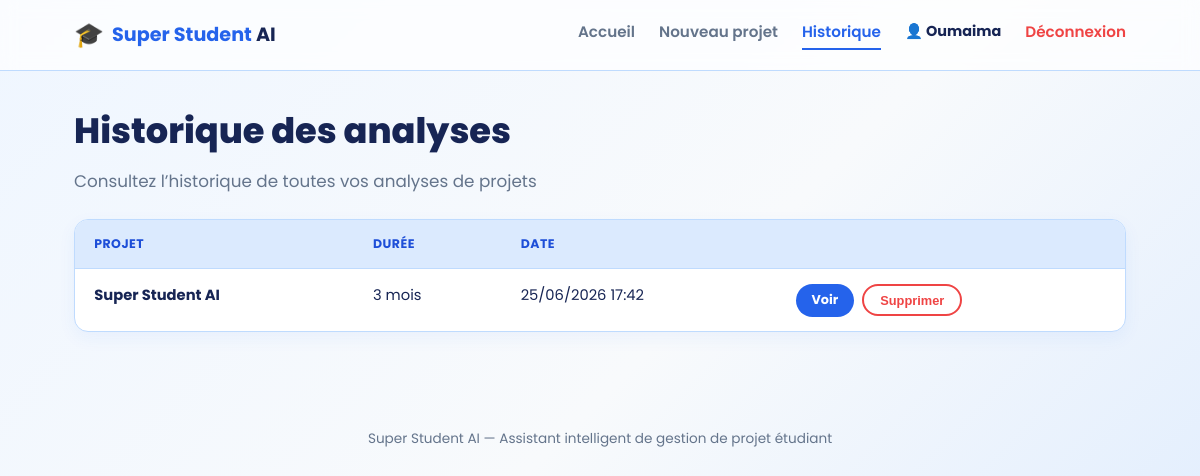
/historique (signed in), run on the app's committed database.
### tables this page shows
CREATE TABLE projets (
            id INTEGER PRIMARY KEY AUTOINCREMENT,
            user_id INTEGER NOT NULL,
            nom_projet TEXT NOT NULL,
            description TEXT NOT NULL,
            duree TEXT,
            contraintes TEXT,
            resultat_json TEXT NOT NULL,
            date_creation TEXT NOT NULL,
            FOREIGN KEY (user_id) REFERENCES users(id)
        );

### app.py (the view)
@app.route("/historique")
@login_required
def historique():
    projets = get_all_projets(session["user_id"])
    return render_template("historique.html", projets=projets)

### app.py (called while the page is built)
def login_required(route):
    @wraps(route)
    def wrapper(*args, **kwargs):
        if "user_id" not in session:
            flash("Vous devez vous connecter pour accéder à cette page.", "warning")
            return redirect(url_for("login"))
        return route(*args, **kwargs)
    return wrapper

### database.py (called while the page is built)
def get_db():
    conn = sqlite3.connect(DB_PATH)
    conn.row_factory = sqlite3.Row
    return conn

def get_all_projets(user_id):
    conn = get_db()
    projets = conn.execute(
        "SELECT * FROM projets WHERE user_id = ? ORDER BY id DESC",
        (user_id,)
    ).fetchall()
    conn.close()
    return projets

### templates/historique.html (shortened to what this page needs)
{% extends "base.html" %}
{% block content %}
<section class="form-section">
    <h1>Historique des analyses</h1>
    <p class="subtitle">Consultez l’historique de toutes vos analyses de projets</p>
    {% if projets %}
    <div class="card table-card">
        <table class="data-table">
            <thead>
                <tr>
                    <th>Projet</th>
                    <th>Durée</th>
                    <th>Date</th>
                    <th></th>
                </tr>
            </thead>
            <tbody>
                {% for projet in projets %}
                <tr>
                    <td><strong>{{ projet['nom_projet'] }}</strong></td>
                    <td>{{ projet['duree'] or '—' }}</td>
                    <td>{{ projet['date_creation'] }}</td>
                    <td class="actions-cell">
                        <a href="{{ url_for('resultats', projet_id=projet['id']) }}" class="btn btn-small btn-primary">Voir</a>
                        <form method="POST" action="{{ url_for('supprimer_projet', projet_id=projet['id']) }}" onsubmit="return confirm('Supprimer ce projet de l\'historique ?');">
                            <button type="submit" class="btn btn-small btn-danger">Supprimer</button>
                        </form>
                    </td>
                </tr>
                {% endfor %}
            </tbody>
        </table>
    </div>
    {% else %}
    <div class="card empty-state">
        <p>Aucun projet analysé pour le moment.</p>
        <a href="{{ url_for('formulaire') }}" class="btn btn-primary">Analyser un projet</a>
    </div>
    {% endif %}
</section>
{% endblock %}

### templates/base.html (shortened to what this page needs)
<!DOCTYPE html>
<html lang="fr">
<head>
    <link rel="stylesheet" href="{{ url_for('static', filename='css/styles.css') }}">
</head>
<body>
    <header class="navbar">
        <div class="navbar-inner">
            <a href="{{ url_for('index') }}" class="logo">
                <span class="logo-icon">🎓</span>
                <span>Super Student <strong>AI</strong></span>
            </a>
            <nav class="nav-links">
    <a href="{{ url_for('index') }}" class="{{ 'active' if request.path == '/' else '' }}">Accueil</a>
    {% if session.get('user_id') %}
        <a href="{{ url_for('formulaire') }}" class="{{ 'active' if request.path == '/formulaire' else '' }}">Nouveau projet</a>
        <a href="{{ url_for('historique') }}" class="{{ 'active' if request.path == '/historique' else '' }}">Historique</a>
        <span class="nav-user">👤 {{ session.get('user_nom') }}</span>
        <a href="{{ url_for('logout') }}" class="logout-link">Déconnexion</a>
    {% else %}
        <a href="{{ url_for('login') }}" class="{{ 'active' if request.path == '/connexion' else '' }}">Connexion</a>
        <a href="{{ url_for('register') }}" class="{{ 'active' if request.path == '/inscription' else '' }}">Inscription</a>
    {% endif %}
</nav>
        </div>
    </header>
    <main class="container">
        {% block content %}{% endblock %}
    </main>
    <footer class="footer">
        <p>Super Student AI &mdash; Assistant intelligent de gestion de projet étudiant</p>
    </footer>
</body>
</html>

### static/css/styles.css (style rules this page uses)
:root { --primary: #2563EB; --primary-dark: #1D4ED8; --text-dark: #172554; --text-muted: #64748B; --bg-gradient-start: #EFF6FF; --bg-gradient-mid: #F8FAFC; --bg-gradient-end: #DBEAFE; --card-bg: #FFFFFF; --border-color: #BFDBFE; --success: #22C55E; --warning: #F59E0B; --danger: #EF4444; --radius: 14px; }
* { margin: 0; padding: 0; box-sizing: border-box; }
body { font-family: 'Poppins', 'Segoe UI', sans-serif; color: var(--text-dark); background: linear-gradient(135deg, var(--bg-gradient-start) 0%, var(--bg-gradient-mid) 50%, var(--bg-gradient-end) 100%); min-height: 100vh; line-height: 1.6; }
.navbar { background: rgba(255, 255, 255, 0.7); backdrop-filter: blur(8px); border-bottom: 1px solid var(--border-color); position: sticky; top: 0; z-index: 10; }
.navbar-inner { max-width: 1100px; margin: 0 auto; display: flex; align-items: center; justify-content: space-between; padding: 1rem 1.5rem; }
.logo { display: flex; align-items: center; gap: 0.5rem; font-size: 1.2rem; font-weight: 700; color: var(--primary); text-decoration: none; }
.logo strong { color: var(--text-dark); }
.logo-icon { font-size: 1.5rem; }
.nav-links { display: flex; gap: 1.5rem; }
.nav-links a { text-decoration: none; color: var(--text-muted); font-weight: 600; font-size: 0.95rem; padding-bottom: 0.25rem; border-bottom: 2px solid transparent; transition: all 0.2s ease; }
.nav-links a:hover, .nav-links a.active { color: var(--primary); border-bottom-color: var(--primary); }
.container { max-width: 1100px; margin: 0 auto; padding: 2rem 1.5rem 4rem; }
.footer { text-align: center; padding: 2rem 1rem; color: var(--text-muted); font-size: 0.85rem; }
.subtitle { color: var(--text-muted); font-size: 1.05rem; margin-bottom: 1.5rem; max-width: 480px; }
.btn { display: inline-flex; align-items: center; justify-content: center; gap: 0.5rem; padding: 0.75rem 1.6rem; border-radius: 999px; font-weight: 700; font-size: 0.95rem; text-decoration: none; border: none; cursor: pointer; transition: all 0.2s ease; }
.btn-primary { background: var(--primary); color: #fff; }
.btn-small { padding: 0.4rem 1rem; font-size: 0.8rem; }
.btn-danger { background: transparent; color: var(--danger); border: 2px solid var(--danger); }
.form-section h1 { font-size: 2.2rem; font-weight: 800; margin-bottom: 0.5rem; }
.card { background: var(--card-bg); border: 1px solid var(--border-color); border-radius: var(--radius); padding: 1.5rem; box-shadow: 0 6px 18px rgba(37, 99, 235, 0.06); }
.table-card { padding: 0; overflow-x: auto; }
.data-table { width: 100%; border-collapse: collapse; }
.data-table th, .data-table td { text-align: left; padding: 0.9rem 1.2rem; border-bottom: 1px solid var(--border-color); font-size: 0.92rem; vertical-align: top; }
.data-table th { background: #DBEAFE; color: var(--primary-dark); font-weight: 700; text-transform: uppercase; font-size: 0.78rem; letter-spacing: 0.04em; }
.data-table tr:last-child td { border-bottom: none; }
.actions-cell { display: flex; gap: 0.5rem; align-items: center; }
.actions-cell form { display: inline; }
.nav-user { color: var(--text-dark); font-weight: 700; font-size: 0.9rem; }
.logout-link { color: var(--danger) !important; }

### data on the page
projets: nom_projet "Super Student AI", duree "3 mois", date_creation "25/06/2026 17:42"

### other printed values
{{ session.get('user_nom') }} "Oumaima"
